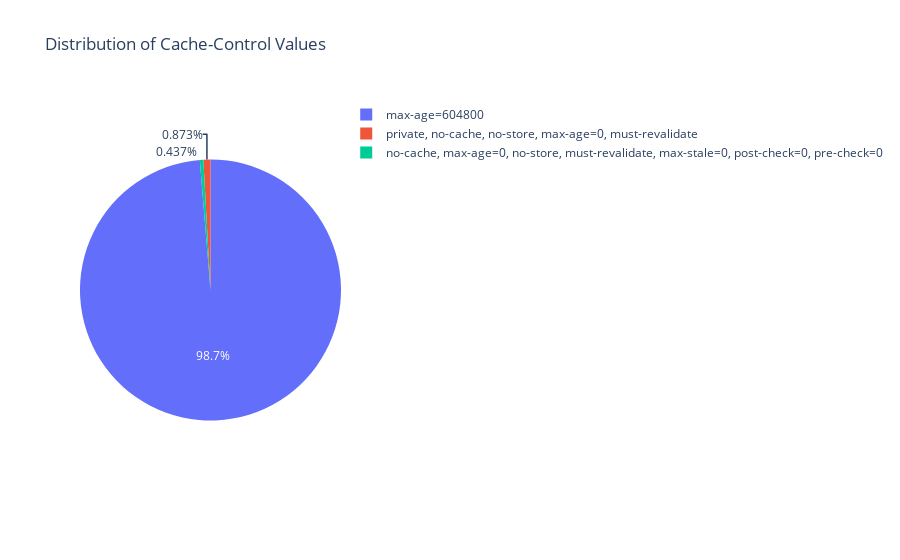

The code cell stored with this chart in its notebook:
### Code cell
# Count the occurrence of each Cache-Control value
cache_control_counts = data['Cache-Control'].value_counts()

# Convert the Series to a DataFrame
cache_control_counts_df = cache_control_counts.reset_index()

# Rename the columns for the plot
cache_control_counts_df.columns = ['Cache-Control', 'Count']

# Create the pie chart
fig = px.pie(cache_control_counts_df, names='Cache-Control', values='Count', title='Distribution of Cache-Control Values')

# Display the plot
fig.show()
pio.write_html(fig, file='../../fam-report-site/public/Web-Analytics/disturbutioncachecontrol.html', auto_open=True)

### Figure 1 — Plotly figure (JSON) as saved in the notebook; plotly's stock layout.template omitted (floating-point values rounded to 4 significant figures)
{"data": [{"domain": {"x": [0, 1], "y": [0, 1]}, "hovertemplate": "Cache-Control=%{label}<br>Count=%{value}<extra></extra>", "labels": ["max-age=604800", "private, no-cache, no-store, max-age=0, must-revalidate", "no-cache, max-age=0, no-store, must-revalidate, max-stale=0, post-check=0, pre-check=0"], "legendgroup": "", "name": "", "showlegend": true, "type": "pie", "values": [226, 2, 1]}], "layout": {"legend": {"tracegroupgap": 0}, "title": {"text": "Distribution of Cache-Control Values"}}}
